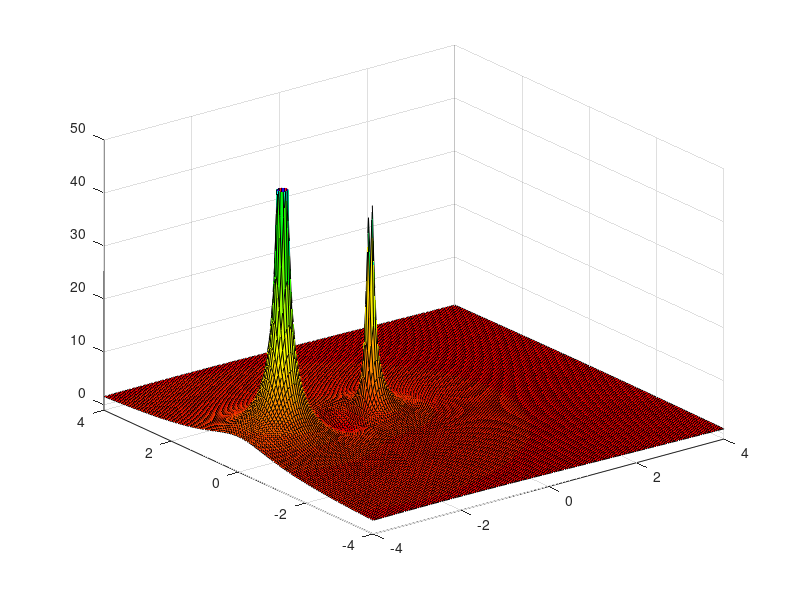
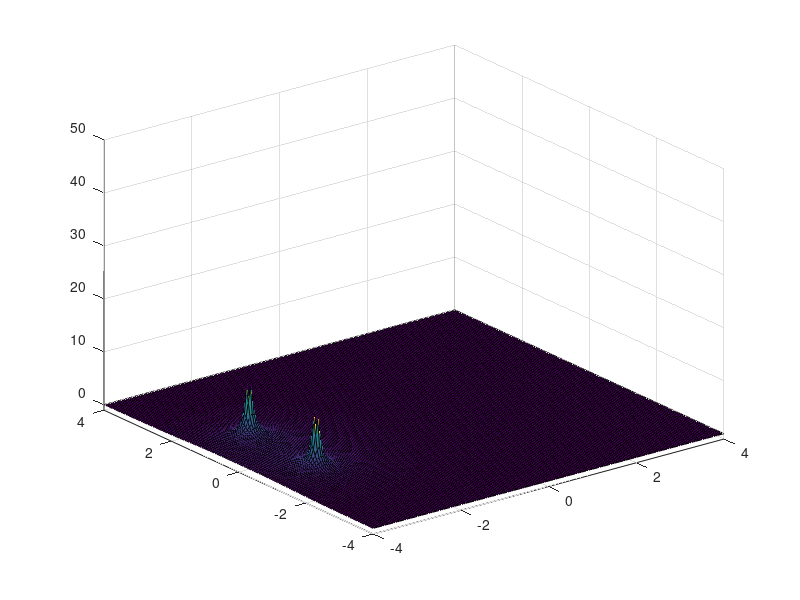

MATLAB code for these plots, in order:
clear all;
x1=-4:0.05:4;
y1=-4:0.05:4;
[x,y]=meshgrid(x1,y1); 
s=x+i*y; 
Fs1=abs(2./(s+1)+5./(s+3));
mesh(x,y,Fs1);
surf(x,y,Fs1); 
zlim([-1 50]);
colormap(hsv);
figure;
Fs2=abs(1./((s+3).*(s+3)+1));
mesh(x,y,Fs2);
surf(x,y,Fs2);
zlim([-1 50]);
